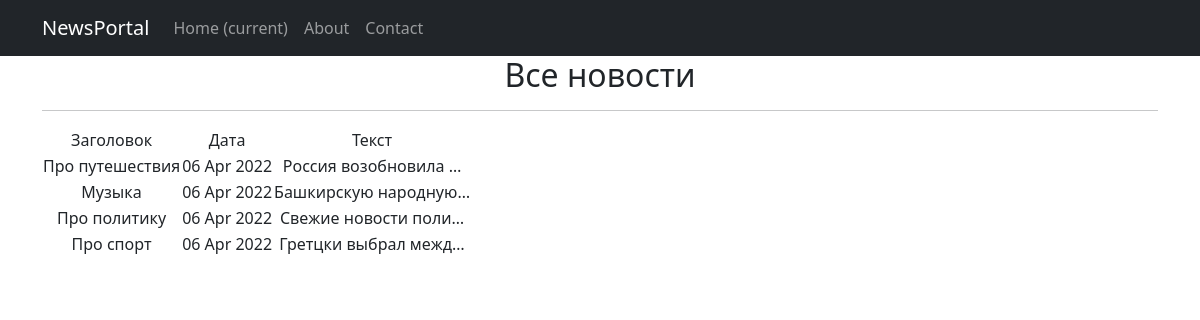
Page /news/ on the committed database.
### portal/models.py (models this page shows, shortened)
class Post(models.Model):
    article = 'a'
    news = 'n'
    POST_TYPE = [
        (article, "Статья"),
        (news, "Новость")
    ]
    author = models.ForeignKey(Author, on_delete = models.CASCADE)
    post_type = models.CharField(max_length = 1, choices = POST_TYPE, default = article)
    created = models.DateTimeField(auto_now_add = True)
    cats = models.ManyToManyField(Category, through = 'PostCategory')
    title = models.CharField(max_length = 255)
    text = models.TextField()
    rating = models.IntegerField(default = 0)

### portal/views.py (the view)
# urls.py: urlpatterns = [path('', PostsList.as_view()),
class PostsList(ListView):
    model = Post  # указываем модель, объекты которой мы будем выводить
    template_name = 'posts.html'
    context_object_name = 'posts'
    queryset = Post.objects.order_by('-id')

### portal/templatetags/my_filter.py (called while the page is built)
@register.filter()
def censor(value):
   return f'{value}'

### templates/posts.html (shortened to what this page needs)
{% extends 'flatpages/default.html' %}
{% load my_filter %}
{% block content %}
<h2>Все новости</h2>
<hr>
<table>
           <tr>
                <td>
                    Заголовок
                </td>
                <td>
                    Дата
                </td>
                <td>
                    Текст
                </td>
            </tr>
        {% for post in posts %}
            <tr>
                <td>
                    {{ post.title|censor }}
                </td>
                <td>
                    {{ post.created|date:'d M Y'}}
                </td>
                <td>
                    {{ post.text|censor|truncatechars:20 }}
                </td>
            </tr>
        {% endfor %}
       </table>
{% endblock content %}

### templates/flatpages/default.html (shortened to what this page needs)
<!DOCTYPE html>
<html lang="en">
    <head>
        {% load static %}
        <link href="{% static 'css/styles.css' %}" rel="stylesheet" />
    </head>
    <body>
        <nav class="navbar navbar-expand-lg navbar-dark bg-dark static-top">
           <div class="container">
               <a class="navbar-brand" href="#">NewsPortal</a>
               <div class="collapse navbar-collapse" id="navbarResponsive">
                   <ul class="navbar-nav ml-auto">
                       <li class="nav-item active">
                           <a class="nav-link" href="#">Home
                               <span class="sr-only">(current)</span>
                           </a>
                       </li>
                       <li class="nav-item">
                           <a class="nav-link" href="/about/">About</a>
                       </li>
                       <li class="nav-item">
                           <a class="nav-link" href="/contact/">Contact</a>
                       </li>
                   </ul>
               </div>
           </div>
        </nav>
        <div class="container">
           <div class="row">
               <div class="col-lg-12 text-center">
                   {% block content %}{% endblock content %}
               </div>
           </div>
        </div>
    </body>
</html>

### rows in the picture
Post: title|censor "Про путешествия", created "06 Apr 2022", text|censor "Россия возобновила …"
Post: title|censor "Музыка", created "06 Apr 2022", text|censor "Башкирскую народную…"
Post: title|censor "Про политику", created "06 Apr 2022", text|censor "Свежие новости поли…"
Post: title|censor "Про спорт", created "06 Apr 2022", text|censor "Гретцки выбрал межд…"
